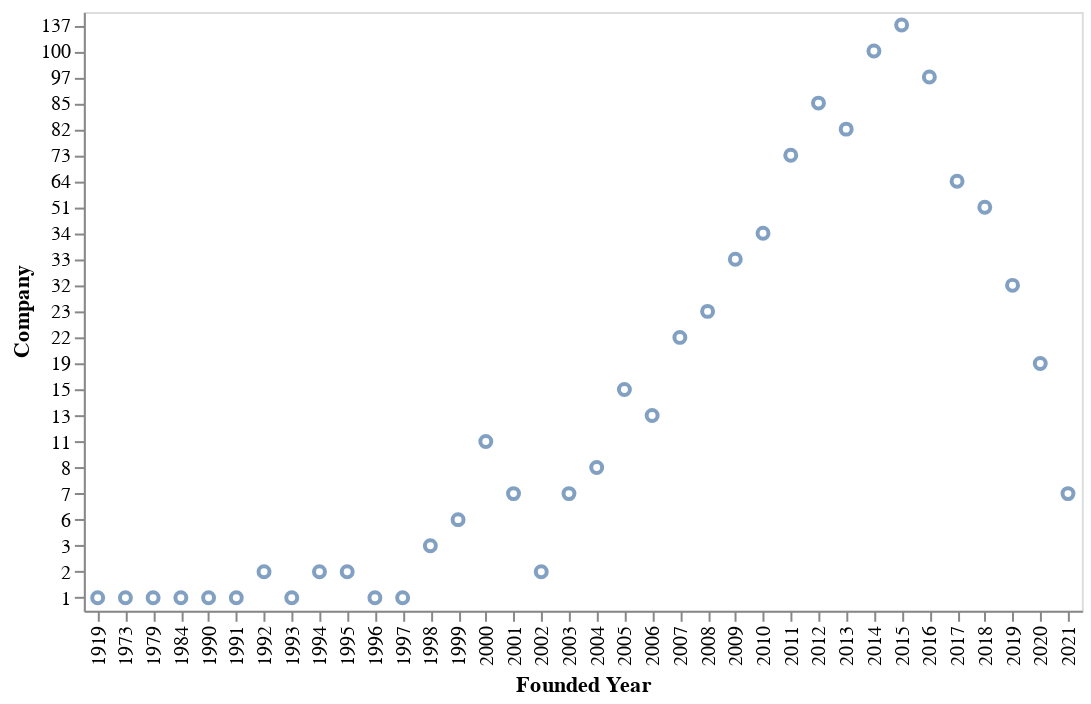

Source (notebook cell):
### Code cell
import altair as alt
multi= alt.selection_multi()
click = alt.selection_multi(encodings=['color'])
chart =alt.Chart(df_unicornio).mark_point().encode(
    x=alt.X('Founded Year:N'),
    y=alt.Y('Company:N',sort=alt.SortField(field="Company",order='descending')),
    tooltip=["Founded Year","Company"],
).properties(selection=multi , width=500,height=300)
chart

### Figure 1 — Vega-Lite specification as saved in the notebook (floating-point values rounded to 4 significant figures)
{"config": {"view": {"continuousWidth": 400, "continuousHeight": 300}}, "data": {"name": "data-bfb44b3c63fb6365b3858735576974b7"}, "mark": "point", "encoding": {"tooltip": [{"field": "Founded Year", "type": "quantitative"}, {"field": "Company", "type": "quantitative"}], "x": {"field": "Founded Year", "type": "nominal"}, "y": {"field": "Company", "sort": {"field": "Company", "order": "descending"}, "type": "nominal"}}, "height": 300, "selection": {"selector001": {"type": "multi"}}, "width": 500, "$schema": "https://vega.github.io/schema/vega-lite/v4.17.0.json", "datasets": {"data-bfb44b3c63fb6365b3858735576974b7": [{"Founded Year": 2015, "Company": 137}, {"Founded Year": 2014, "Company": 100}, {"Founded Year": 2016, "Company": 97}, {"Founded Year": 2012, "Company": 85}, {"Founded Year": 2013, "Company": 82}, {"Founded Year": 2011, "Company": 73}, {"Founded Year": 2017, "Company": 64}, {"Founded Year": 2018, "Company": 51}, {"Founded Year": 2010, "Company": 34}, {"Founded Year": 2009, "Company": 33}, {"Founded Year": 2019, "Company": 32}, {"Founded Year": 2008, "Company": 23}, {"Founded Year": 2007, "Company": 22}, {"Founded Year": 2020, "Company": 19}, {"Founded Year": 2005, "Company": 15}, {"Founded Year": 2006, "Company": 13}, {"Founded Year": 2000, "Company": 11}, {"Founded Year": 2004, "Company": 8}, {"Founded Year": 2021, "Company": 7}, {"Founded Year": 2001, "Company": 7}, {"Founded Year": 2003, "Company": 7}, {"Founded Year": 1999, "Company": 6}, {"Founded Year": 1998, "Company": 3}, {"Founded Year": 1995, "Company": 2}, {"Founded Year": 2002, "Company": 2}, {"Founded Year": 1994, "Company": 2}, {"Founded Year": 1992, "Company": 2}, {"Founded Year": 1991, "Company": 1}, {"Founded Year": 1979, "Company": 1}, {"Founded Year": 1984, "Company": 1}, {"Founded Year": 1990, "Company": 1}, {"Founded Year": 1973, "Company": 1}, {"Founded Year": 1993, "Company": 1}, {"Founded Year": 1996, "Company": 1}, {"Founded Year": 1997, "Company": 1}, {"Founded Year": 1919, "Company": 1}]}}
